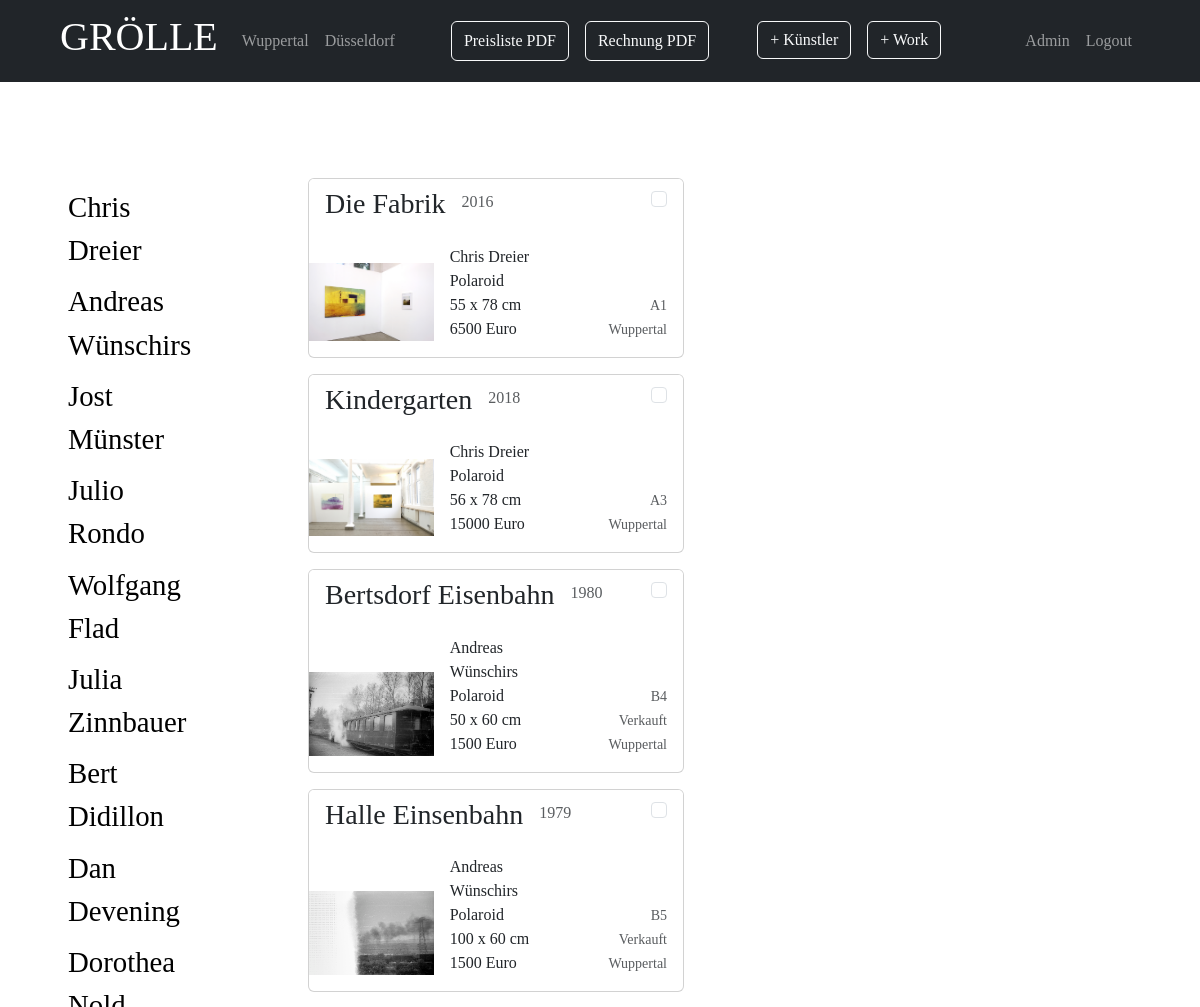
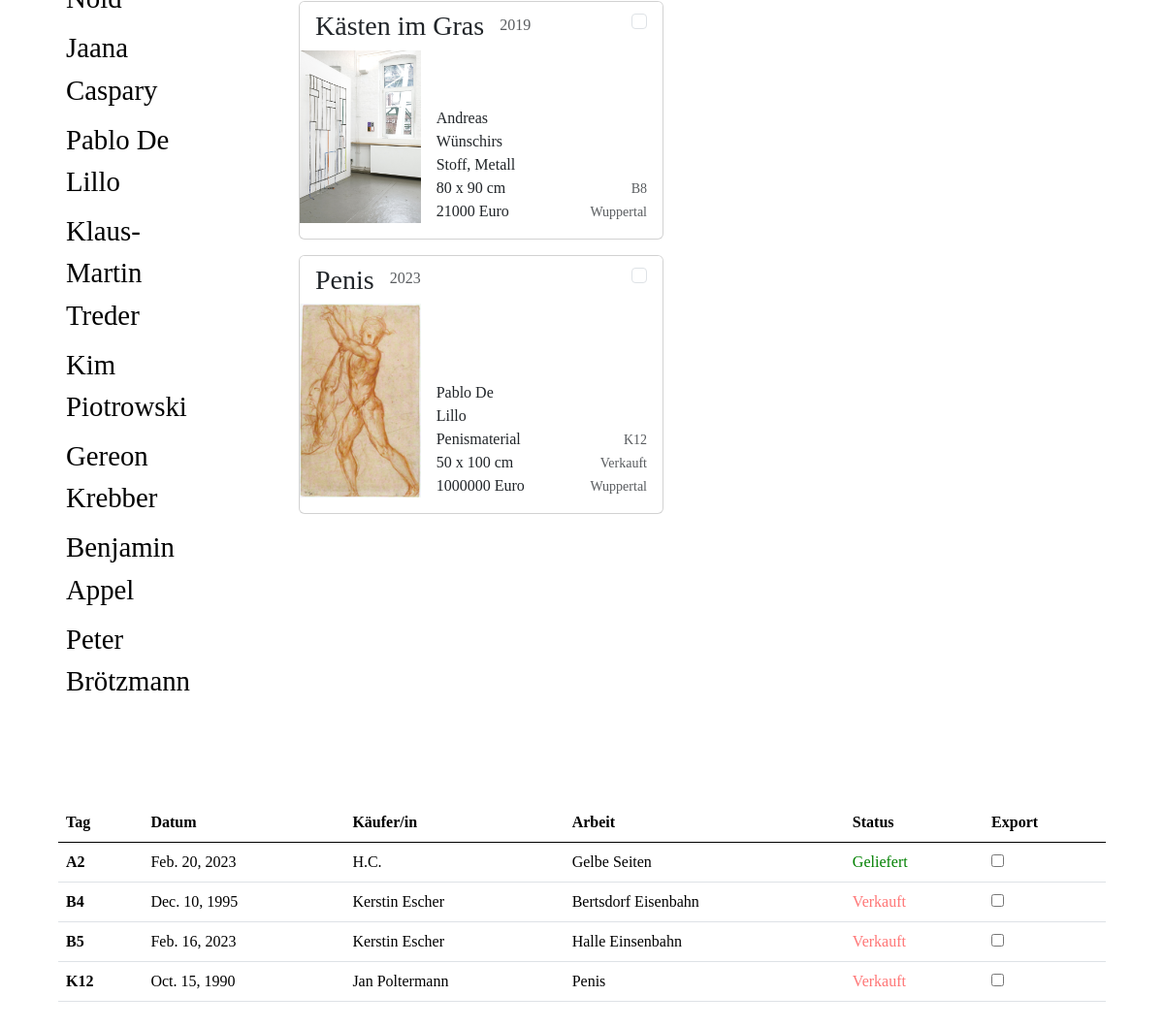
The app's page /databank/ (signed in) with its own data (2 pictures, top to bottom).
### databank/models.py (models this page shows, shortened)
class Artist(models.Model):
    name = models.CharField(max_length=200, unique=True)
    factor = models.IntegerField(blank=True, default=0)
    storagetag = models.CharField(max_length=5, unique=True, default="")
    slug = models.SlugField(unique=True, blank=True)

class Work(models.Model):
    class TaxChoice(models.IntegerChoices):
        NINETEEN = 19, "19"
        SEVEN = 7, "7"
    class DecreeChoice(models.IntegerChoices):
        ZERO = 0, "0"
        FIVE = 5, "5"
        TEN = 10, "10"
        FIFTEEN = 15, "15"
        TWENTY = 20, "20"
    class StorageStatus(models.TextChoices):
        WPT = "Wuppertal", "Wuppertal"
        NUG = "Nah&Gut", "Nah&Gut"
        DDORF = "Düsseldorf", "Düsseldorf"
        RNT = "Vermietet", "Vermietet"
        OUT = "Abgegeben", "Abgegeben"
    class SalesStatus(models.TextChoices):
        SOLD = "Verkauft", "Verkauft"
        GLVT = "Geliefert", "Geliefert"
    artist = models.ForeignKey(Artist, on_delete=models.CASCADE, blank=True)
    image = models.ImageField(
        upload_to="artist_images", unique=True, blank=True, default="default.png")
    name = models.CharField(max_length=300, blank=True)
    production_date = models.IntegerField(default=None, blank=True)
    materials = models.CharField(max_length=300, blank=True)
    width = models.IntegerField(blank=True)
    height = models.IntegerField(blank=True)
    depth = models.IntegerField(blank=True, default=0)
    price = models.IntegerField(blank=True, default=0)
    renter = models.ForeignKey(
        Renter, on_delete=models.SET_NULL, blank=True, null=True)
    slug = models.SlugField(unique=True, blank=True)
    salesdate = models.DateField(null=True, blank=True)
    buyer = models.CharField(max_length=100, blank=True, null=True)
    tax = models.IntegerField(
        choices=TaxChoice.choices, default=TaxChoice.NINETEEN, blank=True, null=True)
    decree = models.IntegerField(
        choices=DecreeChoice.choices, default=DecreeChoice.ZERO, blank=True, null=True)
    storagestatus = models.CharField(choices=StorageStatus.choices,
                                     default=StorageStatus.WPT, max_length=20, blank=True)
    salesstatus = models.CharField(choices=SalesStatus.choices,
                                   default="", max_length=20, blank=True)

### databank/views.py (the view)
# urls.py: path('databank/', views.databank_page, name="databank-page"),
@login_required(login_url="login-page")
def databank_page(request):
    artists = Artist.objects.all()
    works = Work.objects.all()
    content = {"artists": artists,
               "works": works,
               }
    return render(request, "databank/index.html", content)

### databank/templates/databank/index.html (shortened to what this page needs)
{%extends "databank/base/base.html"%}
{% load static %}
{% load bootstrap_icons %}
{%block body%}
    <div class="container-fluid">
                    <div class="row">
                        <div class="col-12 col-md-2 m-5 d-flex flex-column flex-md-row">
            <div class="artist-list col-md-10">
                <ul class="artist-names list-unstyled m-2 fs-4 d-none d-md-block">
                {% for artist in artists %}
                <li class="mb-2">
                    <a href="{% url 'artistworks-page' artist.slug %}" class="active" aria-current="page">{{ artist.name }}</a>
                </li>
                {% endfor %}
                </ul>
            </div>
            </div>
            <div class="col-4 mt-5">
                <form method="POST" action="{% url 'create-pricelist' %}" target="_blank">
                    <div>
                        <ul class="list-unstyled">
                            {% for work in works%}
                                {% include "databank/includes/work_details.html" %}
                            {%endfor%}
                        </ul>
                    </div>
                </form>
            </div>
            <div class="col m-5">
                <table class="table table-hover">
                    <thead class="thead-light">
                        <tr>
                            <th scope="col">Tag</th>
                            <th scope="col">Datum</th>
                            <th scope="col">Käufer/in</th>
                            <th scope="col">Arbeit</th>
                            <th scope="col">Status</th>
                            <th scope="col">Export</th>
                        </tr>
                    </thead>
                    <form action="{% url 'create-invoice' %}" method="POST" target="_blank">
                    <tbody>
                        {%for sale in works%}
                        {% include "databank/includes/stats.html"%}
                        {%endfor%}
                    </tbody>
                </table>
            </div>
        </div>
    </div>
{%endblock body%}

### databank/templates/databank/includes/work_details.html (shortened to what this page needs)
{% load bootstrap_icons %}
{% if work.salesstatus != "Geliefert"%}
<div class="card mb-3" style="max-width: 540px;">
    <div class="row g-0 align-items-end">
        <div class="card-header bg-white d-flex justify-content-between border-bottom-0">
            <div class="d-flex">
                <h3 class="card-title me-2 mb-0">{{work.name}}</h3>
                <h6 class="card-subtitle ms-2 text-muted align-self-center">{{work.production_date}}</h6>
            </div>
            <div class="form-form-check-label">
                <input class="form-check-input ms-3 me-0" type="checkbox" value="{{work.id}}" name="art-work">
            </div>
        </div>
        <div class="col-md-4">
            <img src="{{ work.image.url }}" class="img-fluid mb-3" alt="..."> </a>
        </div>
        <div class="col-md-4">
            <div class="card-body d-flex flex-column justify-content-end">
                <p class="card-text mb-0">{{work.artist.name}}</p>
                <p class="card-text mb-0">{{work.materials}}</p>
                <p class="card-text mb-0">{{work.width}} x {{work.height}} cm</p>
                <p class="card-text mb-0">{{work.price}} Euro</p>
            </div>
        </div>
        <div class="col">
            <div class="card-body mt-1 text-end">
                <p class="card-text mb-0"><small class="text-muted">{{work.artist.storagetag}}{{work.id}}</small></p>
                {% if work.storagestatus == "Vermietet" %}
                <p class="card-text mb-0"><small class="text-muted">{{work.renter.name}}</small></p>
                {% else %}
                <p class="card-text mb-0"><small class="text-muted">{{work.salesstatus}}</small></p>
                {%endif%}
                <p class="card-text mb-0"><small class="text-muted">{{work.storagestatus}}</small></p>
            </div>
        </div>
    </div>
</div>
{%endif%}

### databank/templates/databank/includes/stats.html
{% load static %}
{% if sale.salesstatus != "Lager" and sale.salesstatus != "" %}
<tr>
    <th scope="row">{{sale.artist.storagetag}}{{sale.id}}</th>
    <td>{{ sale.salesdate }}</td>
    <td>{{ sale.buyer }}</td>
    <td>{{ sale.name }}</td>
    {%if sale.salesstatus == "Verkauft"%}
        <td style="color:rgb(255, 118, 118);">{{ sale.salesstatus }}</td>
    {%else%}
        <td style="color:green;">{{ sale.salesstatus }}</td>
    {%endif%}
    <td>
        <input type="checkbox" id="checkbox-{{sale.id}}" name="sale-checkbox" value="{{sale.id}}">
    </td>
</tr>
{%endif%}

### databank/static/databank/styles/styles.css (style rules this page uses)
body { font-family: WeissenhofGrotesk-Light; }
a { text-decoration: none; color: black; }
.artist-names a { font-size: larger; }

### records on screen
Artist: name "Chris Dreier"
Artist: name "Andreas Wünschirs"
Artist: name "Jost Münster"
Artist: name "Julio Rondo"
Artist: name "Wolfgang Flad"
Artist: name "Julia Zinnbauer"
Artist: name "Bert Didillon"
Artist: name "Dan Devening"
Artist: name "Dorothea Nold"
Artist: name "Jaana Caspary"
Artist: name "Pablo De Lillo"
Artist: name "Klaus-Martin Treder"
Artist: name "Kim Piotrowski"
Artist: name "Gereon Krebber"
Artist: name "Benjamin Appel"
Artist: name "Peter Brötzmann"
Work: name "Die Fabrik", production_date "2016", image (picture), artist.name "Chris Dreier", materials "Polaroid", width "55", height "78", price "6500", artist.storagetag "A", id "1", storagestatus "Wuppertal"
Work: name "Kindergarten", production_date "2018", image (picture), artist.name "Chris Dreier", materials "Polaroid", width "56", height "78", price "15000", artist.storagetag "A", id "3", storagestatus "Wuppertal"
Work: name "Bertsdorf Eisenbahn", production_date "1980", image (picture), artist.name "Andreas Wünschirs", materials "Polaroid", width "50", height "60", price "1500", artist.storagetag "B", id "4", salesstatus "Verkauft", storagestatus "Wuppertal", salesdate "Dec. 10, 1995", buyer "Kerstin Escher"
Work: name "Halle Einsenbahn", production_date "1979", image (picture), artist.name "Andreas Wünschirs", materials "Polaroid", width "100", height "60", price "1500", artist.storagetag "B", id "5", salesstatus "Verkauft", storagestatus "Wuppertal", salesdate "Feb. 16, 2023", buyer "Kerstin Escher"
Work: name "Kästen im Gras", production_date "2019", image (picture), artist.name "Andreas Wünschirs", materials "Stoff, Metall", width "80", height "90", price "21000", artist.storagetag "B", id "8", storagestatus "Wuppertal"
Work: name "Penis", production_date "2023", image (placeholder picture), artist.name "Pablo De Lillo", materials "Penismaterial", width "50", height "100", price "1000000", artist.storagetag "K", id "12", salesstatus "Verkauft", storagestatus "Wuppertal", salesdate "Oct. 15, 1990", buyer "Jan Poltermann"
Work: artist.storagetag "A", id "2", salesdate "Feb. 20, 2023", buyer "H.C.", name "Gelbe Seiten", salesstatus "Geliefert"
